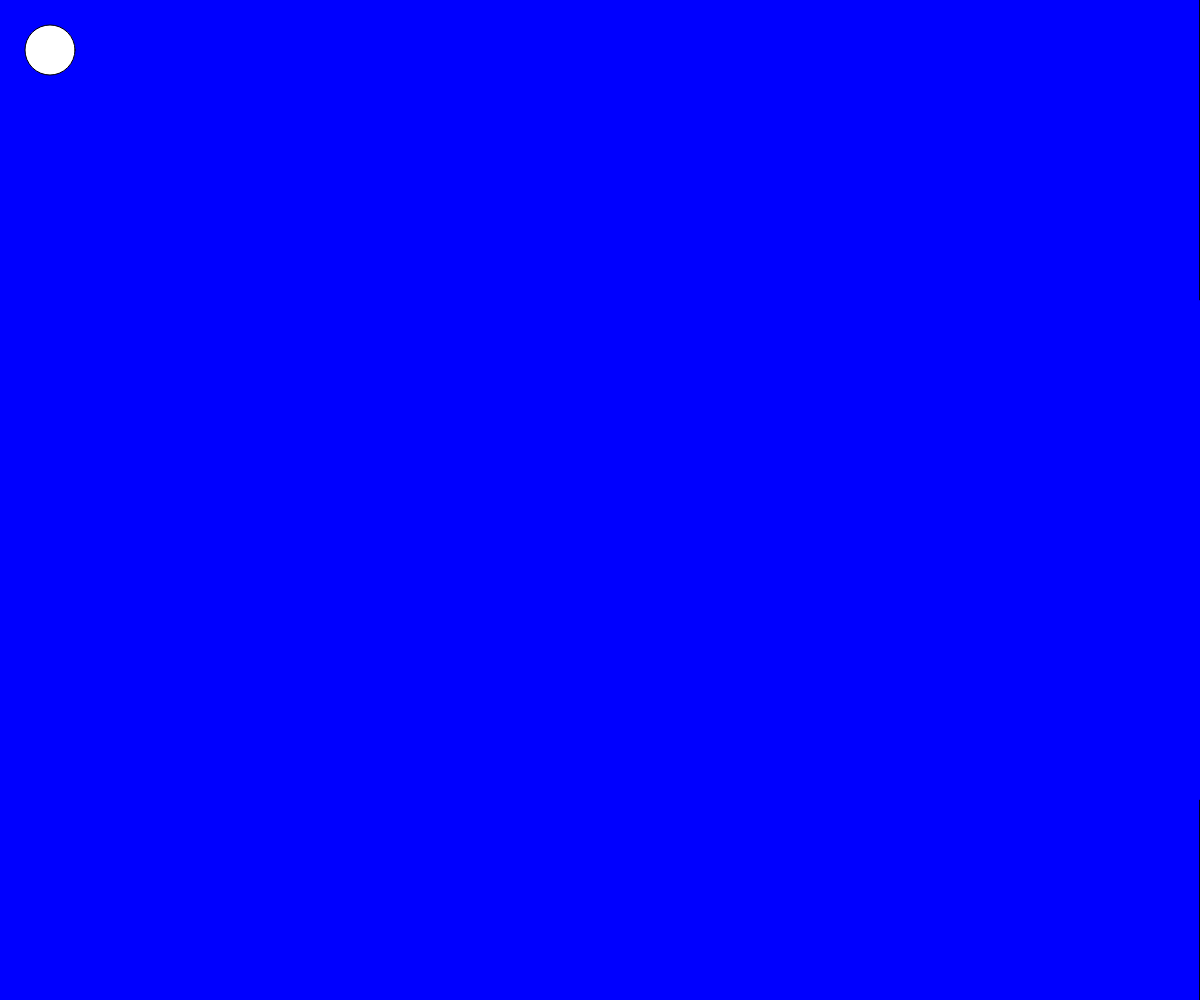
Frame 1 (no input)
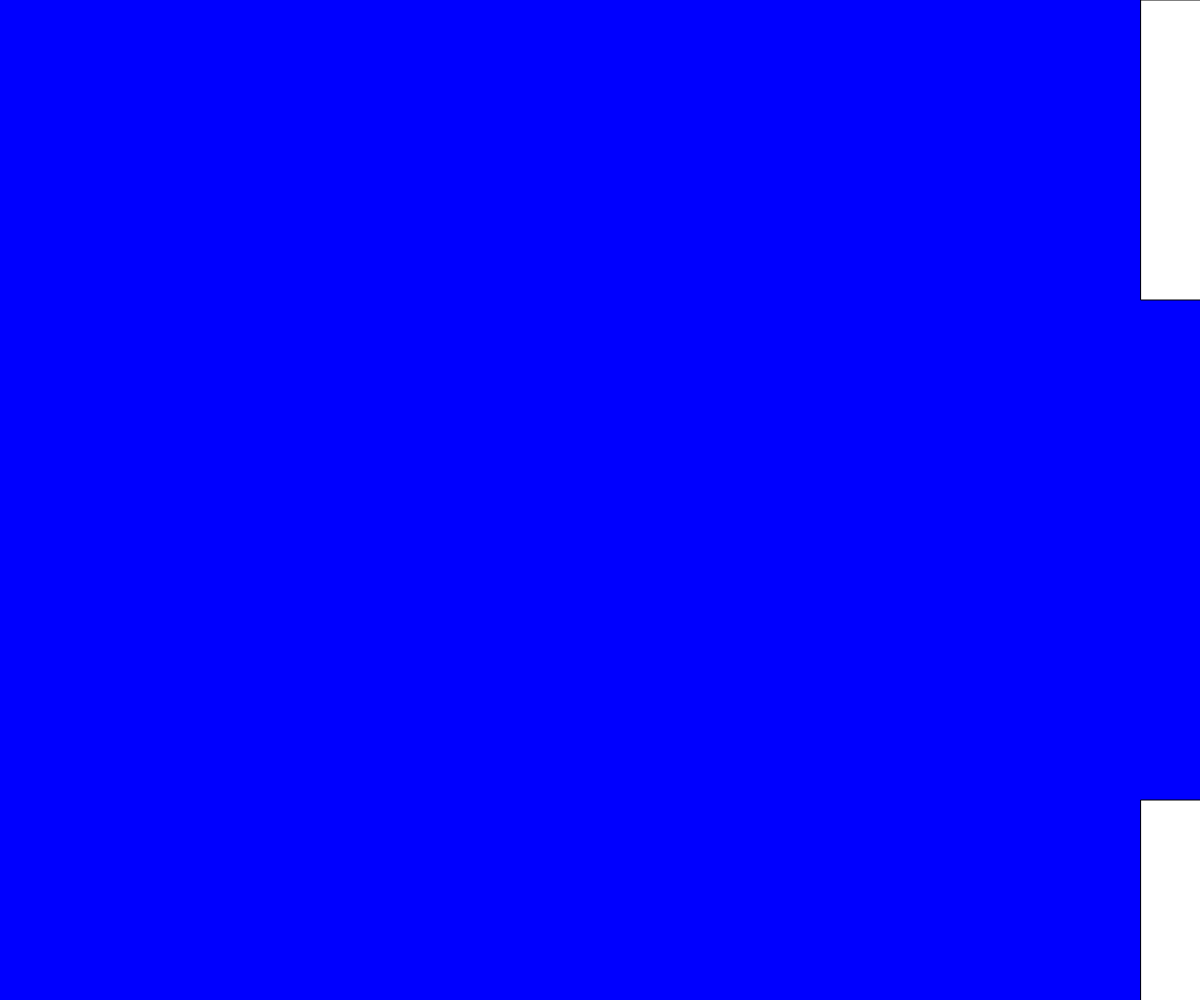
Frame 60 (no input)
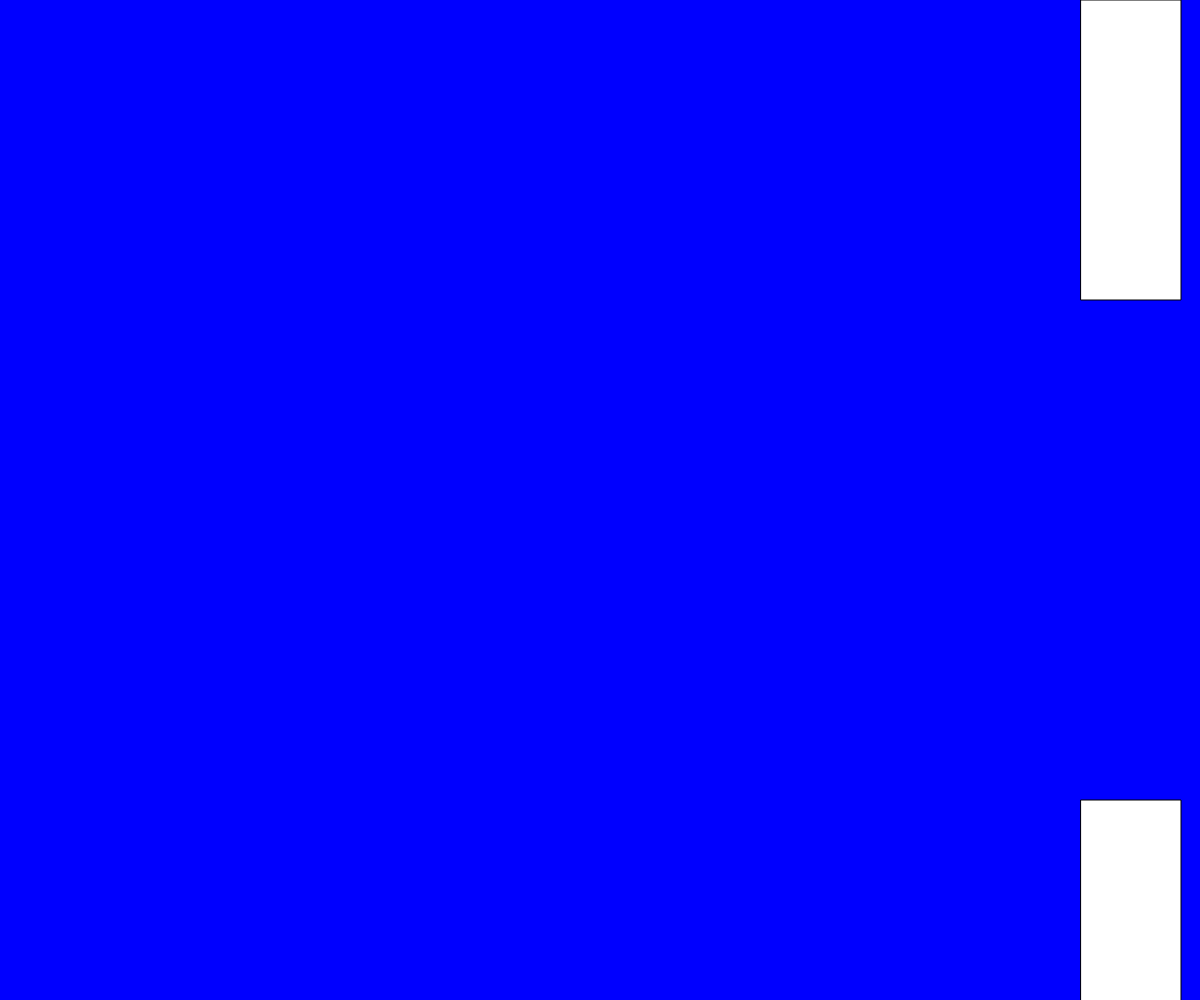
Frame 120 (the mouse pressed at the canvas centre since frame 60)

The p5.js sketch that drew these frames (run headless with seeded random() and noise() and a simulated clock; from frame 60 on, the mouse is pressed at the canvas centre):

// p5.js sketch
// ── sketch.js
let xPos = 50;
let yPos = 50;
let yFart = 1;
let xHinder = innerWidth;
let hinderH = 300;
let hinderB = 100;


function preload() {
  // put preload code here
}

function setup() {
  // put setup code here
  createCanvas(innerWidth, innerHeight);
}

function draw() {
  // put drawing code here
  background("blue");
  ellipse(xPos, yPos, 50, 50)
  rect(xHinder, 0, hinderB, hinderH)
  rect(xHinder,innerHeight-200, hinderB, hinderH)

  //  ellipse(mouseX,mouseY,50,50)
  yPos = yPos + yFart;
  yFart = yFart + 1;

  xHinder = xHinder - 1;

  if (xHinder < 0-50) {
xHinder = innerWidth;
  }
  if (xPos> xHinder && xPos < xHinder+ hinderB && yPos< hinderH) {
alert("Du er død")
  }

}
window.onkeydown = hopp;

function hopp() {
  yFart = -12;
}
